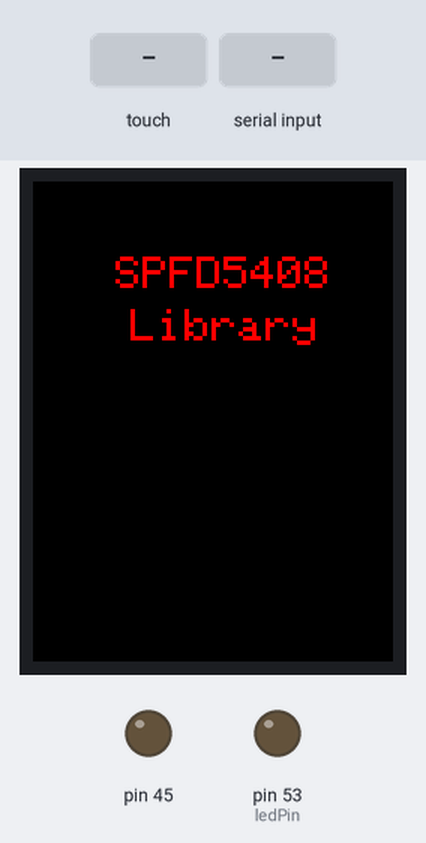
The sketch below on a simulated Arduino Mega 2560, built with avr-gcc and run on an emulated ATmega2560. Parts: 240×320 colour display, output pins drawn as LEDs (lit = HIGH). The test bench sets the inputs (shaded band). What the sketch prints to the serial monitor is not drawn.

Above: at 0.9 s.
1.0 s: touch panel pressed at 13 % / 10 % of its raw x / y range
At 2.3 s:
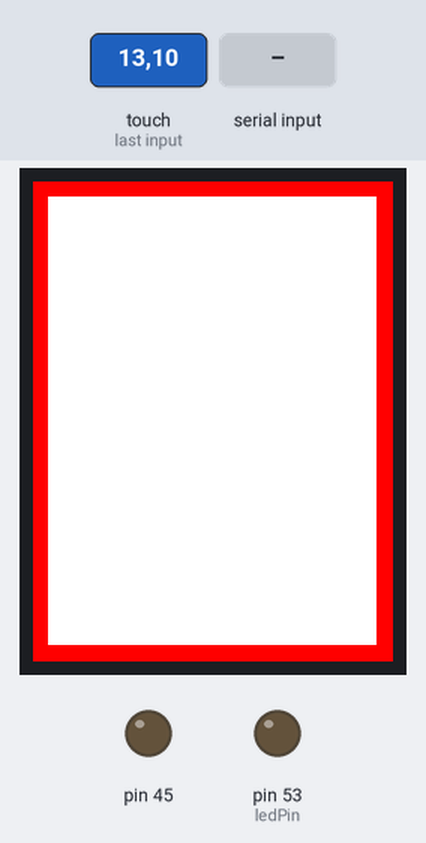
2.6 s: "1" received over the second serial link
At 4.1 s:
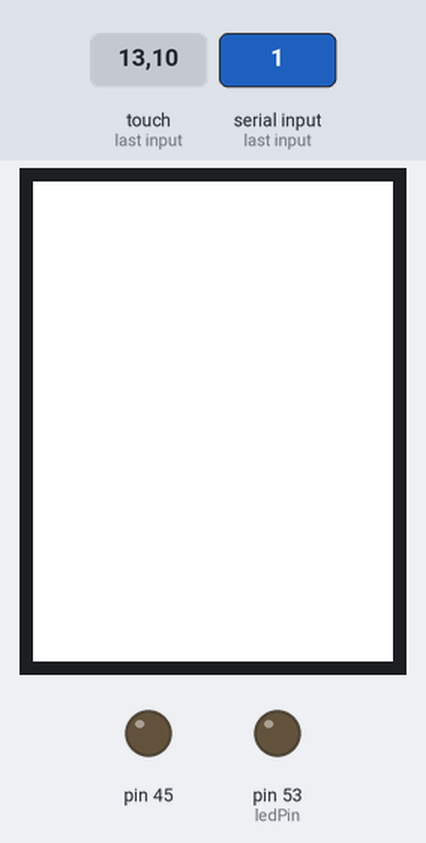
5.2 s: "0" received over the second serial link
At 6.1 s:
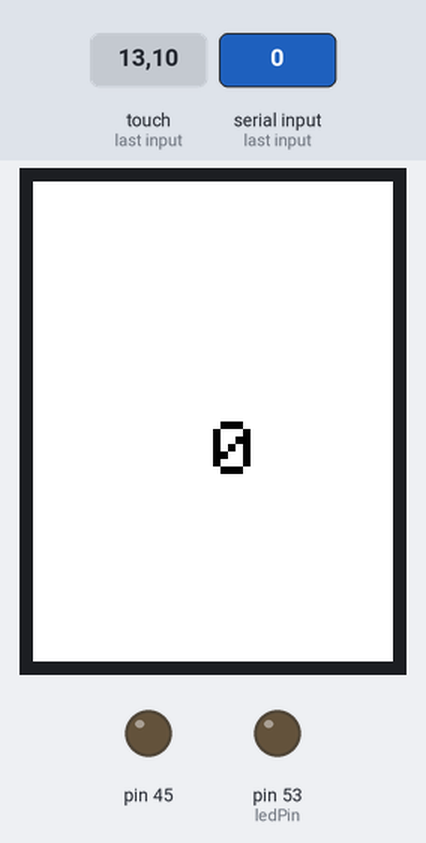
Timing chart, 0 to 8.2 s (numbered marks = the images above; inputs shaded):
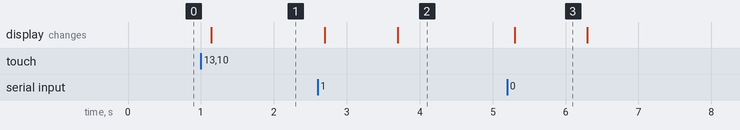

Measured:
- after the input at 1.0 s, the display: changes after 0.14 s (image 1)
- after the input at 2.6 s, the display: first changes after 0.10 s (image 2 shows a later state)
- after the input at 5.2 s, the display: changes after 0.10 s (image 3)
- what the display in image 3 shows lasts 1.0 s, from 5.3 s to 6.3 s

The sketch:

sketch_mar14a.ino
```cpp
#include <SoftwareSerial.h>
#include <SPFD5408_Adafruit_GFX.h>    // Core graphics library
#include <SPFD5408_Adafruit_TFTLCD.h> // Hardware-specific library
#include <SPFD5408_TouchScreen.h>
#define INPUT_SIZE 30
SoftwareSerial BTserial(A8, A9);
int timeDelay = 3000;
char k;
int state = 0;
#if defined(__SAM3X8E__)
#undef __FlashStringHelper::F(string_literal)
#define F(string_literal) string_literal
#endif
const int ledPin = 53;
const int inPin = 51;
#define YP A1  // must be an analog pin, use "An" notation!
#define XM A2  // must be an analog pin, use "An" notation!
#define YM 7   // can be a digital pin
#define XP 6   // can be a digital pin
#define TS_MINX 192
#define TS_MINY 130
#define TS_MAXX 870
#define TS_MAXY 870
TouchScreen ts = TouchScreen(XP, YP, XM, YM, 300);
#define LCD_CS A3
#define LCD_CD A2
#define LCD_WR A1
#define LCD_RD A0
// optional
#define LCD_RESET A4
#define  BLACK   0x0000
#define BLUE    0x001F
#define RED     0xF800
#define GREEN   0x07E0
#define CYAN    0x07FF
#define MAGENTA 0xF81F
#define YELLOW  0xFFE0
#define WHITE   0xFFFF
Adafruit_TFTLCD tft(LCD_CS, LCD_CD, LCD_WR, LCD_RD, LCD_RESET);
#define BOXSIZE 40
#define PENRADIUS 3
int oldcolor, currentcolor;
void setup() {
  // initialize digital pin 8 as an output.

  Serial.begin(9600);
  BTserial.begin(9600);

  Serial.println("HII");
  pinMode(ledPin, OUTPUT);  // declare LED as output
  pinMode(inPin, INPUT);
  Serial.println(F("Paint!"));
  tft.reset();
  tft.begin(0x9341); // SDFP5408
  pinMode(45, OUTPUT);
  tft.setRotation(0); // Need for the Mega, please changed for your choice or rotation initial

  // Border


  // Initial screen

  tft.setCursor (55, 50);
  tft.setTextSize (3);
  tft.setTextColor(RED);
  tft.println("SPFD5408");
  tft.setCursor (65, 85);
  tft.println("Library");
  tft.setCursor (55, 150);
  tft.setTextSize (2);
  tft.setTextColor(BLACK);
  tft.println("TFT Paint");

  tft.setCursor (80, 250);
  tft.setTextSize (1);
  tft.setTextColor(BLACK);
  tft.println("Touch to proceed");

  // Wait touch

  waitOneTouch();
  drawBorder();


}
int MINPRESSURE = 10;
int MAXPRESSURE = 1000;
void loop() {


int i=0;
  char commandbuffer[100];

  if(BTserial.available()){
     delay(100);
     while( BTserial.available() && i< 99) {
        commandbuffer[i++] = BTserial.read();
     }
     commandbuffer[i++]='\0';
  }

  if(i>0)
{
     Serial.println((char*)commandbuffer);
     tft.setTextSize(5);
        tft.setTextColor(BLACK);
        tft.setCursor(120, 160);
        tft.print((char*)commandbuffer);;
        delay(1000);
        tft.fillScreen(WHITE);

}

}
TSPoint waitOneTouch() {

  // wait 1 touch to exit function

  TSPoint p;

  do {
    p = ts.getPoint();

    pinMode(XM, OUTPUT); //Pins configures again for TFT control
    pinMode(YP, OUTPUT);

  } while ((p.z < MINPRESSURE ) || (p.z > MAXPRESSURE));

  return p;
}
void drawBorder () {

  // Draw a border

  uint16_t width = tft.width() - 1;
  uint16_t height = tft.height() - 1;
  uint8_t border = 10;

  tft.fillScreen(RED);
  tft.fillRect(border, border, (width - border * 2), (height - border * 2), WHITE);

}
```
